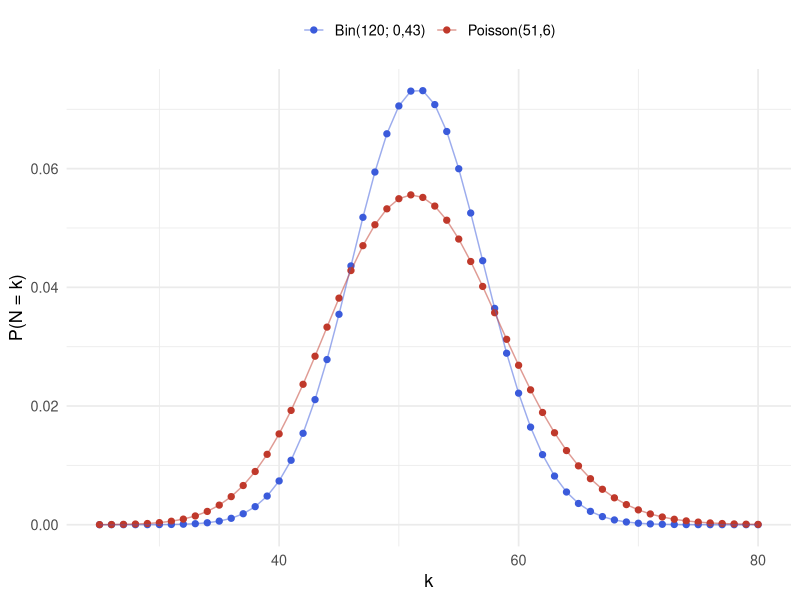

This chart was generated by the following R code: (Note: this script raises an error after producing the figure.)
## ---- chunk 1
knitr::opts_chunk$set(echo = TRUE, warning = FALSE, message = FALSE, fig.retina = 2,
                      dev.args = list(bg = "transparent"))
suppressPackageStartupMessages(library(tidyverse))
## ---- chunk 2
kk <- 25:80
tibble(k = rep(kk, 2), p = c(dbinom(kk, 120, 0.43), dpois(kk, 51.6)),
       modelo = rep(c("Bin(120; 0,43)", "Poisson(51,6)"), each = length(kk))) |>
  ggplot(aes(k, p, color = modelo)) + geom_point(size = 1.8) + geom_line(alpha = 0.5) +
  scale_color_manual(values = c("#3b5bdb", "#c0392b")) +
  labs(x = "k", y = "P(N = k)", color = NULL) + theme_minimal(base_size = 13) + theme(legend.position = "top")
## ---- chunk 3
knitr::include_graphics("images/calculo_area_sob_funcao.png")
## ---- chunk 4
knitr::include_graphics("images/calculo_area_constante.png")
## ---- chunk 5
knitr::include_graphics("images/calculo_soma_riemann.png")
## ---- chunk 6
f <- function(x) 2 * x
ret <- map_dfr(c(4, 10, 40), function(n) {
  x0 <- seq(0, 1, length.out = n + 1)
  tibble(painel = paste(n, "retângulos: soma =", format(round(sum(f(x0[-1]) / n), 3), decimal.mark = ",")),
         xmin = head(x0, -1), xmax = x0[-1], ymax = f(x0[-1]))
})
ggplot(ret) + geom_rect(aes(xmin = xmin, xmax = xmax, ymin = 0, ymax = ymax), fill = "#e8dcef", color = "#7a4f9a") +
  stat_function(fun = f, color = "#3b0f6b", linewidth = 1.1) + facet_wrap(~painel) +
  labs(x = "x", y = "f(x) = 2x") + theme_minimal(base_size = 12)
## ---- chunk 7
D(quote(2 * x^2 + 3 * x^3), "x")                  # derivada simbólica
integrate(function(x) 2 * x^3, lower = 1, upper = 2)
integrate(function(x) 1 / x, lower = 5, upper = 8)
integrate(function(x) 2 + exp(-x), lower = -1, upper = 2)
integrate(function(x) exp(-x), lower = 0, upper = Inf)
